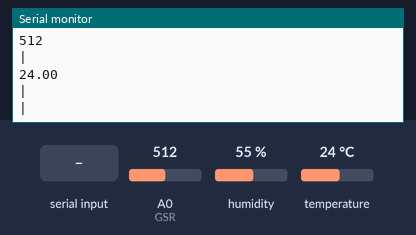
The sketch below on a simulated ESP8266 (NodeMCU). Shown: the last lines printed to the serial monitor. Wiring (inferred from the names in the program): ADXL345 accelerometer at I2C address 0x53. The test bench sets the inputs (shaded band); at power-on: temperature 24 °C, A0 (GSR) = 512, humidity 55 %.

Above: at 4.9 s.
5.0 s: temperature set to 12 °C
At 5.87 s:
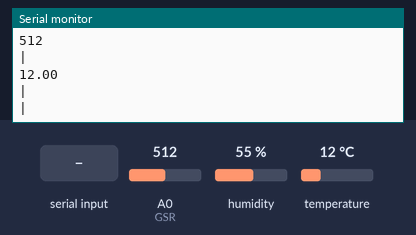
6.5 s: A0 (GSR) set to 716
8.0 s: "90,45\n" received over Serial
9.5 s: "30,150\n" received over Serial
11.0 s: temperature set to 19 °C
At 12.0 s:
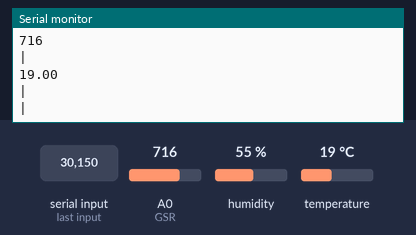
12.5 s: A0 (GSR) set to 900
At 13.85 s:
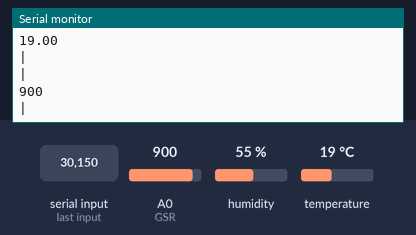
Timing chart, 0 to 15.0 s (numbered marks = the images above; inputs shaded):
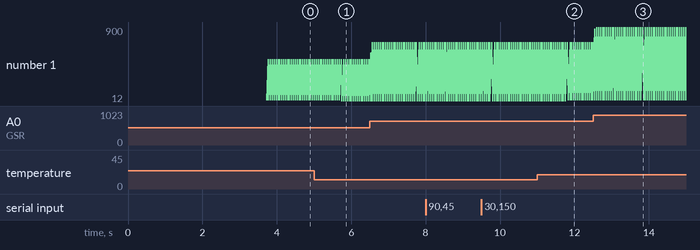

Measured:
- after the input at 5.0 s, the serial monitor: prints a new line after 0.75 s (image 1)
- after the input at 11.0 s, the serial monitor: prints a new line after 0.83 s (image 2)
- after the input at 12.5 s, the serial monitor: prints a new line after 0.05 s (image 3)
- plotted number 1: 24 → 12 after the input at 5.0 s, 12 → 19 after the input at 11.0 s

The sketch:

combined_code.ino
```cpp
#include "DHT.h"        // including the library of DHT11 temperature and humidity sensor
#define DHTTYPE DHT11   // DHT 11

#define dht_dpin D7
#include <Wire.h>

// ADXL345 I2C address is 0x53(83)
#define Addr 0x53
#include <SoftwareSerial.h>

DHT dht(dht_dpin, DHTTYPE);

const int GSR = A0;
int sensorValue = 0;
int gsr_average = 0;

SoftwareSerial BTserial(D4, D3);
SoftwareSerial serial(9, 10);

char sbuffer[14], ch;
unsigned char pos;
unsigned char read1, read2, read3;
boolean newData = false;

void setup() {
  dht.begin();
  Serial.begin(9600);
  Serial.println("Humidity and temperature\n\n");
  delay(700);

  // Initialise I2C communication as MASTER
  Wire.begin();
  // Initialise serial communication, set baud rate = 9600
  Serial.begin(9600);

  // Start I2C Transmission
  Wire.beginTransmission(Addr);
  // Select bandwidth rate register
  Wire.write(0x2C);
  // Normal mode, Output data rate = 100 Hz
  Wire.write(0x0A);
  // Stop I2C transmission
  Wire.endTransmission();

  // Start I2C Transmission
  Wire.beginTransmission(Addr);
  // Select power control register
  Wire.write(0x2D);
  // Auto-sleep disable
  Wire.write(0x08);
  // Stop I2C transmission
  Wire.endTransmission();

  // Start I2C Transmission
  Wire.beginTransmission(Addr);
  // Select data format register
  Wire.write(0x31);
  // Self test disabled, 4-wire interface, Full resolution, Range = +/-2g
  Wire.write(0x08);
  // Stop I2C transmission
  Wire.endTransmission();
  delay(3000);
}

void loop() {
  // put your main code here, to run repeatedly:
  temp();
  Serial.println("|");
//acc();
  recvChar();
  Serial.println("|");
    gsr();
  Serial.println("|");
}


void gsr() {
  long sum = 0;
  for (int i = 0; i < 10; i++)    //Average the 10 measurements to remove the glitch
  {
    sensorValue = analogRead(GSR);
    sum += sensorValue;
    delay(5);
  }
  gsr_average = sum / 10;
  Serial.println(String(gsr_average));
}


void temp() {
//  float h = dht.readHumidity();
  float t = dht.readTemperature();

//  Serial.print("Current humidity = ");
 // Serial.print(h);
  //Serial.print("%  ");
  //Serial.print("temperature = ");
  Serial.println(String(t));
  //Serial.println("C  ");
  //delay(2000);
}


void acc()
{
  unsigned int data[6];
  for (int i = 0; i < 6; i++)
  {
    // Start I2C Transmission
    Wire.beginTransmission(Addr);
    // Select data register
    Wire.write((50 + i));
    // Stop I2C transmission
    Wire.endTransmission();

    // Request 1 byte of data
    Wire.requestFrom(Addr, 1);

    // Read 6 bytes of data
    // xAccl lsb, xAccl msb, yAccl lsb, yAccl msb, zAccl lsb, zAccl msb
    if (Wire.available() == 1)
    {
      data[i] = Wire.read();
    }
  }

  // Convert the data to 10-bits
  int xAccl = (((data[1] & 0x03) * 256) + data[0]);
  if (xAccl > 511)
  {
    xAccl -= 1024;
  }
  int yAccl = (((data[3] & 0x03) * 256) + data[2]);
  if (yAccl > 511)
  {
    yAccl -= 1024;
  }
  int zAccl = (((data[5] & 0x03) * 256) + data[4]);
  if (zAccl > 511)
  {
    zAccl -= 1024;
  }

  // Output data to serial monitor
  Serial.print("Acceleration in X-Axis is : ");
  Serial.println(xAccl);
  Serial.print("Acceleration in Y-Axis is : ");
  Serial.println(yAccl);
  Serial.print("Acceleration in Z-Axis is : ");
  Serial.println(zAccl);
  delay(300);
}

void recvChar() {
  if (Serial.available() > 0)
  {
    while (Serial.available() > 0)
    {
      ch = Serial.read(); //loop till character received
      if (ch == 0x0A) // if received character is <LF>, 0x0A, 10 then process buffer
      {
        pos = 0; // buffer position reset for next reading
        newData = true;
        // extract data from serial buffer to 8 bit integer value
        // convert data from ASCII to decimal
        read1 = ((sbuffer[1] - '0') * 100) + ((sbuffer[2] - '0') * 10) + (sbuffer[3] - '0');
        read2 = ((sbuffer[6] - '0') * 100) + ((sbuffer[7] - '0') * 10) + (sbuffer[8] - '0');
        read3 = ((sbuffer[11] - '0') * 100) + ((sbuffer[12] - '0') * 10) + (sbuffer[13] - '0');
       // Serial.println("Calculating Results ... ");
        //Serial.println("high");
        Serial.println(String(read1));
        //Serial.println("low");
        Serial.println(String(read2));
       // Serial.println("pulse rate");
        Serial.println(String(read3));
      }
      else
      { //store serial data to buffer
        sbuffer[pos] = ch;
        pos++;
      }
    }
  }
}
```
